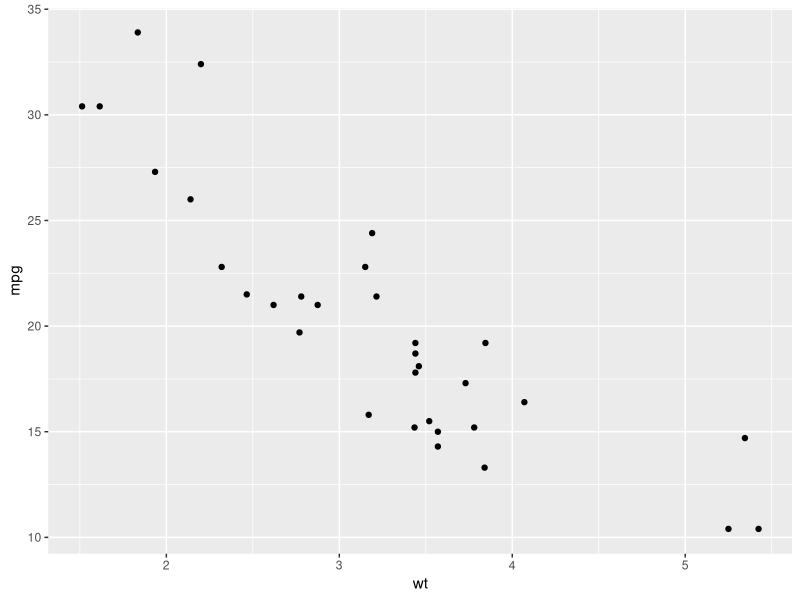
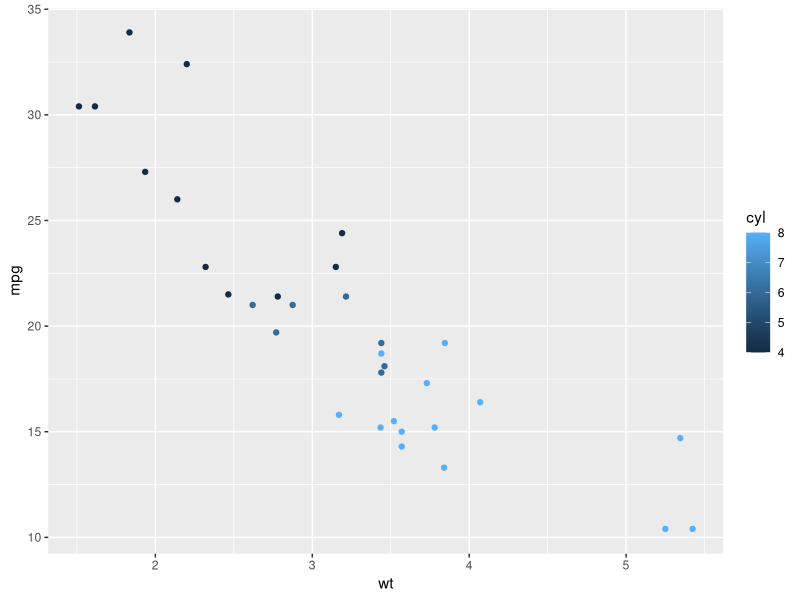
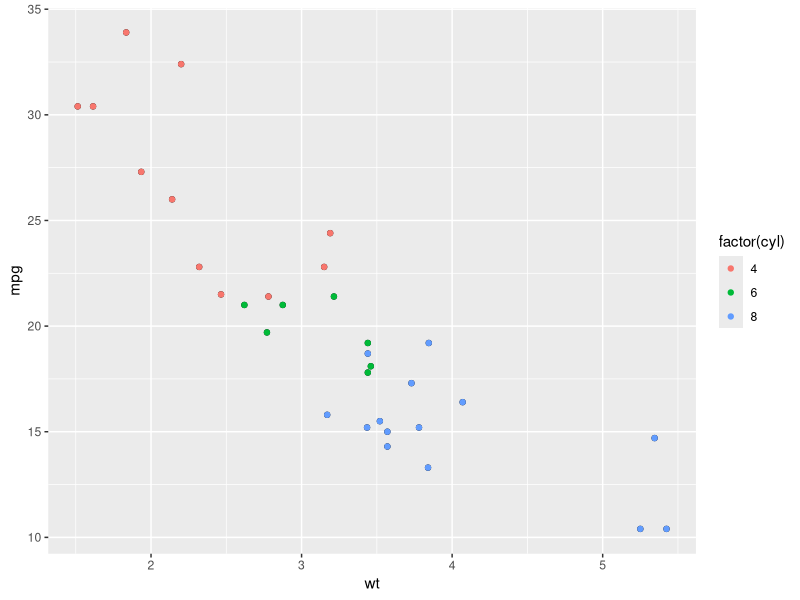
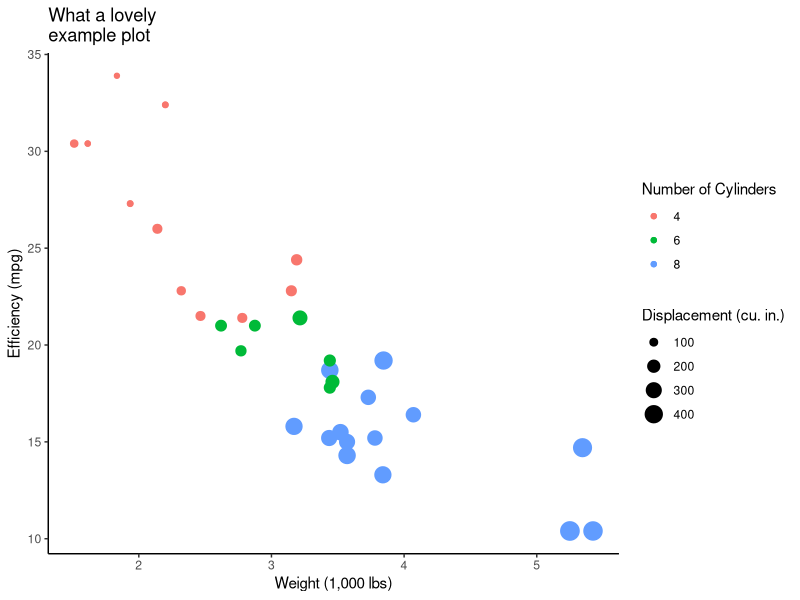

Write the R code that produced these figures, in order.
## ---- chunk 1
knitr::opts_chunk$set(cache = TRUE, fig.width = 6, fig.height = 2.75)
## ---- chunk 2
library(ggplot2)
# new dataset name (for convenience)
mt = mtcars
mtplot = ggplot(mt, aes(x = wt, y = mpg)) +
    geom_point()
print(mtplot)
## ---- chunk 3
ggplot(mt, aes(x = wt, y = mpg, color = cyl)) +
    geom_point()
## ---- chunk 4
# but `cyl` is discrete!
table(mt$cyl)
# why do we have this continuous color scale?
## ---- chunk 5
# but `cyl` is discrete!
table(mt$cyl)
# why do we have this continuous color scale?
class(mt$cyl)
## ---- chunk 6
mtplot + geom_point(aes(color = factor(cyl)))
## ---- chunk 7
mt$cyl = as.factor(mt$cyl)
# and redefine the plot with the new data
mtplot = ggplot(mt, aes(x = wt, y = mpg, color = cyl)) +
    geom_point()
## ---- chunk 8
head( mt$cyl                           , 10)
head( as.numeric(mt$cyl)               , 10)
head( as.numeric(as.character(mt$cyl)) , 10)
## ---- chunk 9
mtplot + 
  geom_point(aes(color = cyl, size = disp)) +
  theme_classic() +
  labs(x = "Weight (1,000 lbs)",
       y = "Efficiency (mpg)",
       color = "Number of Cylinders",
       size = "Displacement (cu. in.)",
       title = "What a lovely\nexample plot")
## ---- chunk 10
theme_set(theme_bw())
